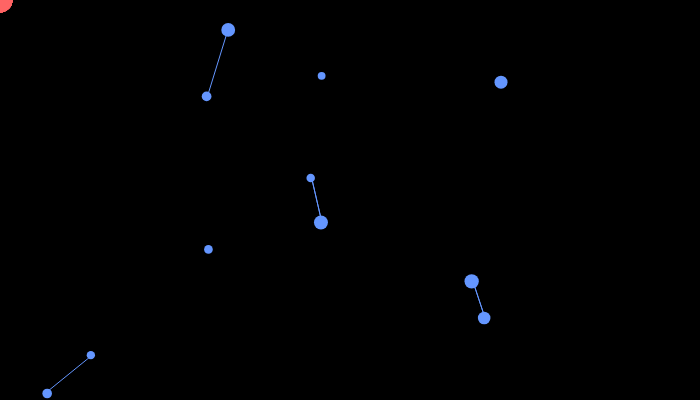
Frame 1 (no input)
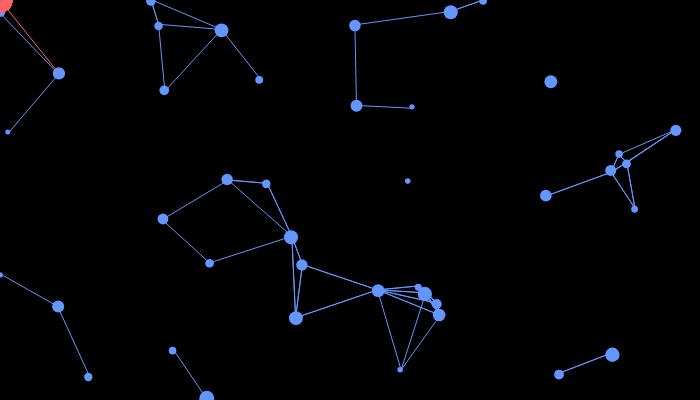
Frame 60 (no input)
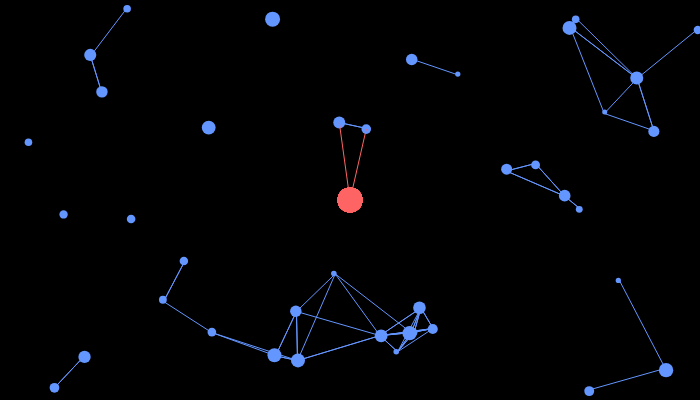
Frame 120 (the mouse pressed at the canvas centre since frame 60)

The p5.js sketch that drew these frames (run headless with seeded random() and noise() and a simulated clock; from frame 60 on, the mouse is pressed at the canvas centre):

// p5.js sketch
// ── sketch.js
new p5()

var nr = 50
var nrShow = 10

X = new float(nr)
Y = new float(nr)

Xx = new float(nr)
Yy = new float(nr)

velX = new float(nr)
velY = new float(nr)

size = new float(nr)

function setup() {

  createCanvas(700, 400)

  mouseX = width / 2
  mouseY = height / 2

  for (i = 0; i < nr; i++) {
    X[i] = random(width)
    Y[i] = random(height)
    velX[i] = random(-2, 2)
    velY[i] = random(-2, 2)
    size[i] = random(5, 15)
  }
}

function draw() {

  if (nrShow >= nr - 10) {
    nrShow = nr - 10
  }
  if (nrShow <= 10) {
    nrShow = 10
  }
  if (mouseY < height / 4) {
    nrShow++
  }
  if (mouseY > (height / 4) * 3) {
    nrShow--
  }
  background(0)

  for (i = 0; i < nrShow; i++) {

    X[i] = X[i] + velX[i]
    Y[i] = Y[i] + velY[i]

    if (X[i] > width) {
      X[i] = 1
    }
    if (X[i] < 0) {
      X[i] = width
    }
    if (Y[i] > height) {
      Y[i] = 1
    }
    if (Y[i] < 0) {
      Y[i] = height
    }

    fill(100, 150, 255)
    noStroke()
    ellipse(X[i], Y[i], size[i], size[i])

    fill(255, 100, 100)
    noStroke()
    ellipse(mouseX, mouseY, 25, 25)
    distance2 = dist(mouseX, mouseY, X[i], Y[i])
    if (distance2 < size[i] * 9) {
      stroke(255, 100, 100)
      line(mouseX, mouseY, X[i], Y[i])
    }

    angle = atan2(mouseX - X[i], mouseY - Y[i])
    newX = cos(angle) * velX[i] + X[i]
    newY = sin(angle) * velY[i] + Y[i]
    X[i] = newX
    Y[i] = newY
  }

  for (i1 = 0; i1 < nrShow; i1++) {
    for (i2 = 0; i2 < nrShow; i2++) {
      distance1 = dist(X[i1], Y[i1], X[i2], Y[i2]);
      if (distance1 < size[i1] * 7) {
        push()
        stroke(100, 150, 255);
        line(X[i1], Y[i1], X[i2], Y[i2]);
        pop()
      }
    }
  }
}
